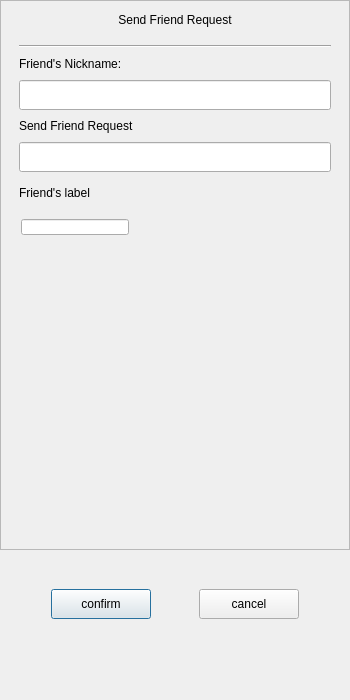
<?xml version="1.0" encoding="UTF-8"?>
<ui version="4.0">
 <class>AddUserRequestDialog</class>
 <widget class="QDialog" name="AddUserRequestDialog">
  <property name="geometry">
   <rect>
    <x>0</x>
    <y>0</y>
    <width>350</width>
    <height>700</height>
   </rect>
  </property>
  <property name="minimumSize">
   <size>
    <width>350</width>
    <height>700</height>
   </size>
  </property>
  <property name="maximumSize">
   <size>
    <width>350</width>
    <height>700</height>
   </size>
  </property>
  <property name="windowTitle">
   <string>Dialog</string>
  </property>
  <layout class="QVBoxLayout" name="verticalLayout">
   <property name="spacing">
    <number>0</number>
   </property>
   <property name="leftMargin">
    <number>0</number>
   </property>
   <property name="topMargin">
    <number>0</number>
   </property>
   <property name="rightMargin">
    <number>0</number>
   </property>
   <property name="bottomMargin">
    <number>0</number>
   </property>
   <item>
    <widget class="QScrollArea" name="scrollArea">
     <property name="minimumSize">
      <size>
       <width>0</width>
       <height>550</height>
      </size>
     </property>
     <property name="maximumSize">
      <size>
       <width>16777215</width>
       <height>550</height>
      </size>
     </property>
     <property name="widgetResizable">
      <bool>true</bool>
     </property>
     <widget class="QWidget" name="scrollAreaWidgetContents">
      <property name="geometry">
       <rect>
        <x>0</x>
        <y>0</y>
        <width>348</width>
        <height>548</height>
       </rect>
      </property>
      <layout class="QVBoxLayout" name="verticalLayout_2">
       <item>
        <widget class="QWidget" name="widget_2" native="true">
         <property name="minimumSize">
          <size>
           <width>0</width>
           <height>20</height>
          </size>
         </property>
         <property name="maximumSize">
          <size>
           <width>16777215</width>
           <height>20</height>
          </size>
         </property>
         <layout class="QHBoxLayout" name="horizontalLayout_2">
          <property name="spacing">
           <number>0</number>
          </property>
          <property name="leftMargin">
           <number>0</number>
          </property>
          <property name="topMargin">
           <number>0</number>
          </property>
          <property name="rightMargin">
           <number>0</number>
          </property>
          <property name="bottomMargin">
           <number>0</number>
          </property>
          <item>
           <widget class="QLabel" name="display_title_label">
            <property name="text">
             <string>Send Friend Request</string>
            </property>
            <property name="alignment">
             <set>Qt::AlignmentFlag::AlignCenter</set>
            </property>
           </widget>
          </item>
         </layout>
        </widget>
       </item>
       <item>
        <widget class="QWidget" name="widget_3" native="true">
         <layout class="QVBoxLayout" name="verticalLayout_3">
          <item>
           <widget class="Line" name="line">
            <property name="orientation">
             <enum>Qt::Orientation::Horizontal</enum>
            </property>
           </widget>
          </item>
          <item>
           <widget class="QLabel" name="display_nickname_label">
            <property name="minimumSize">
             <size>
              <width>0</width>
              <height>20</height>
             </size>
            </property>
            <property name="maximumSize">
             <size>
              <width>16777215</width>
              <height>20</height>
             </size>
            </property>
            <property name="text">
             <string>Friend's Nickname:</string>
            </property>
           </widget>
          </item>
          <item>
           <widget class="RestrictUserSearchingInput" name="nick_name_edit">
            <property name="minimumSize">
             <size>
              <width>0</width>
              <height>30</height>
             </size>
            </property>
            <property name="maximumSize">
             <size>
              <width>16777215</width>
              <height>30</height>
             </size>
            </property>
           </widget>
          </item>
          <item>
           <widget class="QLabel" name="display_reason_label">
            <property name="minimumSize">
             <size>
              <width>0</width>
              <height>20</height>
             </size>
            </property>
            <property name="maximumSize">
             <size>
              <width>16777215</width>
              <height>20</height>
             </size>
            </property>
            <property name="text">
             <string>Send Friend Request</string>
            </property>
           </widget>
          </item>
          <item>
           <widget class="RestrictUserSearchingInput" name="request_msg_edit">
            <property name="minimumSize">
             <size>
              <width>0</width>
              <height>30</height>
             </size>
            </property>
            <property name="maximumSize">
             <size>
              <width>16777215</width>
              <height>30</height>
             </size>
            </property>
           </widget>
          </item>
          <item>
           <widget class="QWidget" name="widget_4" native="true">
            <layout class="QVBoxLayout" name="verticalLayout_4">
             <property name="spacing">
              <number>0</number>
             </property>
             <property name="leftMargin">
              <number>0</number>
             </property>
             <property name="topMargin">
              <number>0</number>
             </property>
             <property name="rightMargin">
              <number>0</number>
             </property>
             <property name="bottomMargin">
              <number>0</number>
             </property>
             <item>
              <widget class="QLabel" name="display_category_label">
               <property name="minimumSize">
                <size>
                 <width>0</width>
                 <height>20</height>
                </size>
               </property>
               <property name="maximumSize">
                <size>
                 <width>16777215</width>
                 <height>20</height>
                </size>
               </property>
               <property name="text">
                <string>Friend's label</string>
               </property>
              </widget>
             </item>
             <item>
              <widget class="QWidget" name="input_tag_widget" native="true">
               <property name="minimumSize">
                <size>
                 <width>0</width>
                 <height>35</height>
                </size>
               </property>
               <property name="maximumSize">
                <size>
                 <width>16777215</width>
                 <height>16</height>
                </size>
               </property>
               <widget class="RestrictUserSearchingInput" name="tag_input">
                <property name="geometry">
                 <rect>
                  <x>2</x>
                  <y>2</y>
                  <width>108</width>
                  <height>16</height>
                 </rect>
                </property>
                <property name="minimumSize">
                 <size>
                  <width>21</width>
                  <height>16</height>
                 </size>
                </property>
                <property name="maximumSize">
                 <size>
                  <width>16777215</width>
                  <height>16</height>
                 </size>
                </property>
               </widget>
              </widget>
             </item>
             <item>
              <widget class="QWidget" name="user_tag_display_bar" native="true">
               <property name="minimumSize">
                <size>
                 <width>0</width>
                 <height>20</height>
                </size>
               </property>
               <property name="maximumSize">
                <size>
                 <width>16777215</width>
                 <height>20</height>
                </size>
               </property>
               <layout class="QHBoxLayout" name="horizontalLayout_3">
                <property name="spacing">
                 <number>0</number>
                </property>
                <property name="leftMargin">
                 <number>0</number>
                </property>
                <property name="topMargin">
                 <number>0</number>
                </property>
                <property name="rightMargin">
                 <number>0</number>
                </property>
                <property name="bottomMargin">
                 <number>0</number>
                </property>
                <item>
                 <widget class="OnceClickableQLabel" name="tag_display">
                  <property name="minimumSize">
                   <size>
                    <width>0</width>
                    <height>16</height>
                   </size>
                  </property>
                  <property name="maximumSize">
                   <size>
                    <width>16777215</width>
                    <height>16</height>
                   </size>
                  </property>
                  <property name="text">
                   <string/>
                  </property>
                  <property name="alignment">
                   <set>Qt::AlignmentFlag::AlignLeading|Qt::AlignmentFlag::AlignLeft|Qt::AlignmentFlag::AlignVCenter</set>
                  </property>
                 </widget>
                </item>
               </layout>
              </widget>
             </item>
             <item>
              <widget class="QWidget" name="widget_5" native="true">
               <property name="minimumSize">
                <size>
                 <width>0</width>
                 <height>200</height>
                </size>
               </property>
               <property name="maximumSize">
                <size>
                 <width>16777215</width>
                 <height>250</height>
                </size>
               </property>
               <layout class="QHBoxLayout" name="horizontalLayout_4">
                <property name="spacing">
                 <number>0</number>
                </property>
                <property name="leftMargin">
                 <number>0</number>
                </property>
                <property name="topMargin">
                 <number>0</number>
                </property>
                <property name="rightMargin">
                 <number>0</number>
                </property>
                <property name="bottomMargin">
                 <number>0</number>
                </property>
                <item>
                 <widget class="QWidget" name="existing_tag_widget" native="true">
                  <layout class="QHBoxLayout" name="horizontalLayout_5">
                   <property name="spacing">
                    <number>0</number>
                   </property>
                   <property name="leftMargin">
                    <number>0</number>
                   </property>
                   <property name="topMargin">
                    <number>0</number>
                   </property>
                   <property name="rightMargin">
                    <number>0</number>
                   </property>
                   <property name="bottomMargin">
                    <number>0</number>
                   </property>
                  </layout>
                 </widget>
                </item>
                <item>
                 <widget class="QWidget" name="widget_7" native="true">
                  <property name="minimumSize">
                   <size>
                    <width>30</width>
                    <height>0</height>
                   </size>
                  </property>
                  <property name="maximumSize">
                   <size>
                    <width>30</width>
                    <height>16777215</height>
                   </size>
                  </property>
                  <layout class="QVBoxLayout" name="verticalLayout_5">
                   <property name="spacing">
                    <number>0</number>
                   </property>
                   <property name="leftMargin">
                    <number>0</number>
                   </property>
                   <property name="topMargin">
                    <number>0</number>
                   </property>
                   <property name="rightMargin">
                    <number>0</number>
                   </property>
                   <property name="bottomMargin">
                    <number>0</number>
                   </property>
                   <item>
                    <spacer name="verticalSpacer_3">
                     <property name="orientation">
                      <enum>Qt::Orientation::Vertical</enum>
                     </property>
                     <property name="sizeHint" stdset="0">
                      <size>
                       <width>20</width>
                       <height>40</height>
                      </size>
                     </property>
                    </spacer>
                   </item>
                   <item>
                    <widget class="OnceClickableQLabel" name="show_more_label">
                     <property name="minimumSize">
                      <size>
                       <width>25</width>
                       <height>25</height>
                      </size>
                     </property>
                     <property name="maximumSize">
                      <size>
                       <width>25</width>
                       <height>25</height>
                      </size>
                     </property>
                     <property name="text">
                      <string/>
                     </property>
                     <property name="alignment">
                      <set>Qt::AlignmentFlag::AlignCenter</set>
                     </property>
                    </widget>
                   </item>
                   <item>
                    <spacer name="verticalSpacer_4">
                     <property name="orientation">
                      <enum>Qt::Orientation::Vertical</enum>
                     </property>
                     <property name="sizeHint" stdset="0">
                      <size>
                       <width>20</width>
                       <height>40</height>
                      </size>
                     </property>
                    </spacer>
                   </item>
                  </layout>
                 </widget>
                </item>
               </layout>
              </widget>
             </item>
            </layout>
           </widget>
          </item>
         </layout>
        </widget>
       </item>
      </layout>
     </widget>
    </widget>
   </item>
   <item>
    <spacer name="verticalSpacer_2">
     <property name="orientation">
      <enum>Qt::Orientation::Vertical</enum>
     </property>
     <property name="sizeType">
      <enum>QSizePolicy::Policy::Fixed</enum>
     </property>
     <property name="sizeHint" stdset="0">
      <size>
       <width>20</width>
       <height>30</height>
      </size>
     </property>
    </spacer>
   </item>
   <item>
    <widget class="QWidget" name="widget" native="true">
     <property name="minimumSize">
      <size>
       <width>0</width>
       <height>40</height>
      </size>
     </property>
     <property name="maximumSize">
      <size>
       <width>16777215</width>
       <height>60</height>
      </size>
     </property>
     <layout class="QHBoxLayout" name="horizontalLayout">
      <item>
       <spacer name="horizontalSpacer">
        <property name="orientation">
         <enum>Qt::Orientation::Horizontal</enum>
        </property>
        <property name="sizeHint" stdset="0">
         <size>
          <width>40</width>
          <height>20</height>
         </size>
        </property>
       </spacer>
      </item>
      <item>
       <widget class="ButtonDisplaySwitching" name="confirm_button">
        <property name="minimumSize">
         <size>
          <width>100</width>
          <height>30</height>
         </size>
        </property>
        <property name="maximumSize">
         <size>
          <width>100</width>
          <height>30</height>
         </size>
        </property>
        <property name="text">
         <string>confirm</string>
        </property>
       </widget>
      </item>
      <item>
       <spacer name="horizontalSpacer_3">
        <property name="orientation">
         <enum>Qt::Orientation::Horizontal</enum>
        </property>
        <property name="sizeHint" stdset="0">
         <size>
          <width>40</width>
          <height>20</height>
         </size>
        </property>
       </spacer>
      </item>
      <item>
       <widget class="ButtonDisplaySwitching" name="cancel_button">
        <property name="minimumSize">
         <size>
          <width>100</width>
          <height>30</height>
         </size>
        </property>
        <property name="maximumSize">
         <size>
          <width>100</width>
          <height>30</height>
         </size>
        </property>
        <property name="text">
         <string>cancel</string>
        </property>
       </widget>
      </item>
      <item>
       <spacer name="horizontalSpacer_2">
        <property name="orientation">
         <enum>Qt::Orientation::Horizontal</enum>
        </property>
        <property name="sizeHint" stdset="0">
         <size>
          <width>40</width>
          <height>20</height>
         </size>
        </property>
       </spacer>
      </item>
     </layout>
    </widget>
   </item>
   <item>
    <spacer name="verticalSpacer">
     <property name="orientation">
      <enum>Qt::Orientation::Vertical</enum>
     </property>
     <property name="sizeHint" stdset="0">
      <size>
       <width>20</width>
       <height>40</height>
      </size>
     </property>
    </spacer>
   </item>
  </layout>
 </widget>
 <customwidgets>
  <customwidget>
   <class>OnceClickableQLabel</class>
   <extends>QLabel</extends>
   <header location="global">onceclickableqlabel.h</header>
  </customwidget>
  <customwidget>
   <class>ButtonDisplaySwitching</class>
   <extends>QPushButton</extends>
   <header location="global">buttondisplayswitching.h</header>
  </customwidget>
  <customwidget>
   <class>RestrictUserSearchingInput</class>
   <extends>QLineEdit</extends>
   <header location="global">restrictusersearchinginput.h</header>
  </customwidget>
 </customwidgets>
 <resources/>
 <connections/>
</ui>
